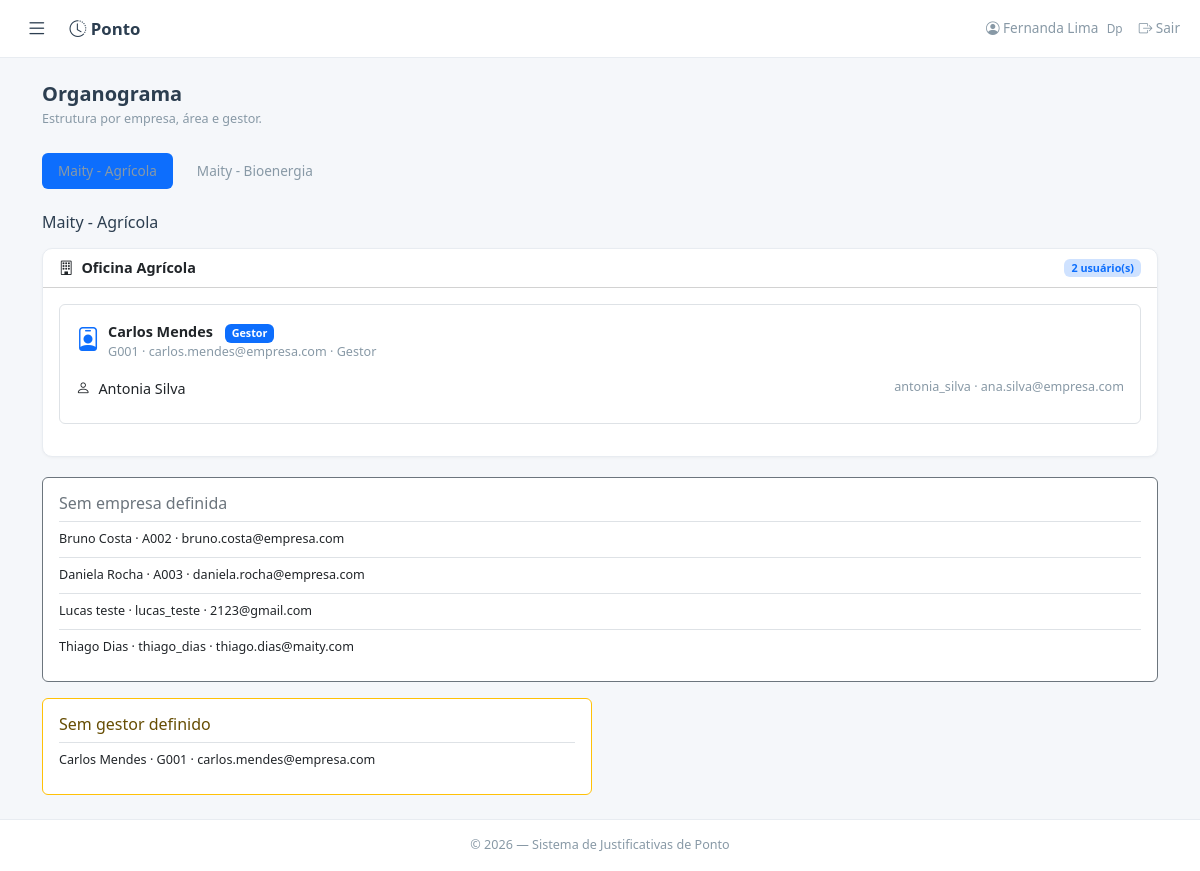
/organograma (signed in), run on the app's committed database.
### models.py (models this page shows)
class Usuario(UserMixin, db.Model):
    __tablename__ = 'usuarios'
    id = db.Column(db.Integer, primary_key=True)
    matricula = db.Column(db.String(20), unique=True, nullable=False)
    nome = db.Column(db.String(100), nullable=False)
    email = db.Column(db.String(120), unique=True, nullable=False)
    senha_hash = db.Column(db.String(256), nullable=False)
    perfil = db.Column(db.String(40), nullable=False)
    gestor_id = db.Column(db.Integer, db.ForeignKey('usuarios.id'), nullable=True)
    area_id = db.Column(db.Integer, db.ForeignKey('areas.id'), nullable=True)
    empresa_id = db.Column(db.Integer, db.ForeignKey('empresas.id'), nullable=True)
    ativo = db.Column(db.Boolean, default=True)
    criado_em = db.Column(db.DateTime, default=lambda: datetime.now(timezone.utc))
    gestor = db.relationship('Usuario', remote_side=[id], backref='subordinados')
    area = db.relationship('Area', backref='usuarios')
    empresa = db.relationship('Empresa', backref='usuarios')
    solicitacoes = db.relationship('Solicitacao', backref='colaborador',
                                   foreign_keys='Solicitacao.colaborador_id', lazy='dynamic')
    def tem_permissao(self, chave):
        if self.perfil == 'ti':
            return True
        return UsuarioPermissao.query.filter_by(usuario_id=self.id, permissao=chave).first() is not None

class Empresa(db.Model):
    __tablename__ = 'empresas'
    id = db.Column(db.Integer, primary_key=True)
    nome = db.Column(db.String(120), unique=True, nullable=False)
    ativo = db.Column(db.Boolean, default=True, nullable=False)
    areas = db.relationship('Area', secondary='area_empresas', back_populates='empresas')

class Area(db.Model):
    __tablename__ = 'areas'
    id = db.Column(db.Integer, primary_key=True)
    nome = db.Column(db.String(100), unique=True, nullable=False)
    ativo = db.Column(db.Boolean, default=True, nullable=False)
    empresas = db.relationship('Empresa', secondary='area_empresas', back_populates='areas')

### app.py (the view)
@app.route('/organograma')
@login_required
@perfil_requerido('dp', 'ti')
def organograma():
    empresas = Empresa.query.filter_by(ativo=True).order_by(Empresa.nome).all()
    empresa_id = request.args.get('empresa_id', type=int)
    empresa = next((item for item in empresas if item.id == empresa_id), None) if empresa_id else None
    empresa = empresa or (empresas[0] if empresas else None)
    usuarios = (Usuario.query.filter_by(ativo=True)
                .options(joinedload(Usuario.empresa), joinedload(Usuario.area), joinedload(Usuario.gestor))
                .order_by(Usuario.nome).all())
    usuarios_empresa = [u for u in usuarios if empresa and u.empresa_id == empresa.id]
    areas = {}
    sem_area = []
    sem_gestor = []
    sem_empresa = [u for u in usuarios if u.empresa_id is None]
    for usuario in usuarios_empresa:
        if usuario.area is None:
            sem_area.append(usuario)
            continue
        area = areas.setdefault(usuario.area.nome, {'gestores': {}, 'usuarios': []})
        area['usuarios'].append(usuario)
        if usuario.gestor_id is None:
            sem_gestor.append(usuario)
        elif usuario.gestor is not None:
            area['gestores'].setdefault(usuario.gestor.id, usuario.gestor)
    estrutura = []
    for nome, dados in sorted(areas.items()):
        gestores = []
        for gestor in sorted(dados['gestores'].values(), key=lambda item: item.nome):
            subordinados = [u for u in dados['usuarios'] if u.gestor_id == gestor.id and u.id != gestor.id]
            gestores.append({'usuario': gestor, 'subordinados': subordinados})
        estrutura.append({'nome': nome, 'gestores': gestores, 'usuarios': dados['usuarios']})
    return render_template('organograma.html', empresas=empresas, empresa=empresa,
                           estrutura=estrutura, sem_area=sem_area,
                           sem_gestor=sem_gestor, sem_empresa=sem_empresa)

### app.py (called while the page is built)
@login_manager.user_loader
def load_user(user_id):
    return db.session.get(Usuario, int(user_id))

@app.context_processor
def inject_now():
    return {'now': datetime.now}

def perfil_requerido(*perfis):
    def decorator(f):
        @wraps(f)
        def wrapper(*args, **kwargs):
            if current_user.perfil not in perfis:
                flash('Acesso não autorizado.', 'danger')
                return redirect(request.referrer or url_for('dashboard'))
            return f(*args, **kwargs)
        return wrapper
    return decorator

### templates/organograma.html (shortened to what this page needs)
{% extends "base.html" %}
{% block content %}
<div class="d-flex justify-content-between align-items-center mb-4">
    <div>
        <h5 class="fw-600 mb-1">Organograma</h5>
        <p class="text-muted small mb-0">Estrutura por empresa, área e gestor.</p>
    </div>
</div>
{% if empresas %}
<ul class="nav nav-pills mb-4 gap-2">
    {% for item in empresas %}
    <li class="nav-item">
        <a class="nav-link {% if empresa and item.id == empresa.id %}active{% endif %}"
           href="{{ url_for('organograma', empresa_id=item.id) }}">{{ item.nome }}</a>
    </li>
    {% endfor %}
</ul>
{% if empresa %}
<h6 class="mb-3">{{ empresa.nome }}</h6>
{% endif %}
{% if estrutura %}
<div class="row g-3">
{% for area in estrutura %}
<div class="col-12">
    <div class="card card-clean">
        <div class="card-header bg-transparent d-flex justify-content-between align-items-center">
            <strong><i class="bi bi-building me-2"></i>{{ area.nome }}</strong>
            <span class="badge bg-primary-subtle text-primary">{{ area.usuarios|length }} usuário(s)</span>
        </div>
        <div class="card-body">
            {% for grupo in area.gestores %}
            <div class="border rounded p-3 mb-3">
                <div class="d-flex align-items-start gap-2 mb-2">
                    <i class="bi bi-person-badge text-primary fs-4"></i>
                    <div>
                        <strong>{{ grupo.usuario.nome }}</strong>
                        <span class="badge bg-primary ms-2">Gestor</span>
                        <div class="small text-muted">{{ grupo.usuario.matricula }} · {{ grupo.usuario.email }} · {{ grupo.usuario.perfil|capitalize }}</div>
                    </div>
                </div>
                {% if grupo.subordinados %}
                <div class="list-group list-group-flush">
                    {% for usuario in grupo.subordinados %}
                    <div class="list-group-item px-0 d-flex justify-content-between">
                        <span><i class="bi bi-person me-2"></i>{{ usuario.nome }}</span>
                        <span class="small text-muted">{{ usuario.matricula }} · {{ usuario.email }}</span>
                    </div>
                    {% endfor %}
                </div>
                {% else %}<div class="small text-muted">Nenhum subordinado vinculado.</div>{% endif %}
            </div>
            {% endfor %}
        </div>
    </div>
</div>
{% endfor %}
</div>
{% else %}<div class="alert alert-info">Nenhum usuário ativo cadastrado nesta empresa.</div>{% endif %}
<div class="row g-3 mt-1">
{% if sem_empresa %}<div class="col-12"><div class="card border-secondary"><div class="card-body"><h6 class="text-secondary">Sem empresa definida</h6>{% for usuario in sem_empresa %}<div class="small border-top py-2">{{ usuario.nome }} · {{ usuario.matricula }} · {{ usuario.email }}</div>{% endfor %}</div></div></div>{% endif %}
{% if sem_gestor %}<div class="col-md-6"><div class="card border-warning"><div class="card-body"><h6 class="text-warning-emphasis">Sem gestor definido</h6>{% for usuario in sem_gestor %}<div class="small border-top py-2">{{ usuario.nome }} · {{ usuario.matricula }} · {{ usuario.email }}</div>{% endfor %}</div></div></div>{% endif %}
</div>
{% else %}<div class="alert alert-info">Nenhuma empresa ativa cadastrada.</div>{% endif %}
{% endblock %}

### templates/base.html (shortened to what this page needs)
<!DOCTYPE html>
<html lang="pt-BR" data-bs-theme="light">
<head>
    <link href="{{ url_for('static', filename='css/bootstrap.min.css') }}" rel="stylesheet">
    <link href="{{ url_for('static', filename='css/bootstrap-icons.min.css') }}" rel="stylesheet">
    <link href="{{ url_for('static', filename='css/style.css') }}" rel="stylesheet">
</head>
<body class="app-layout">
{% if current_user.is_authenticated %}
<header class="topbar"><button class="sidebar-toggle" id="sidebar-toggle" type="button" aria-label="Alternar menu"><i class="bi bi-list"></i></button><a class="navbar-brand" href="{{ url_for('dashboard') }}"><i class="bi bi-clock-history"></i> Ponto</a><span class="topbar-user"><i class="bi bi-person-circle"></i> {{ current_user.nome }} <small>{{ current_user.perfil|capitalize }}</small></span><form method="POST" action="{{ url_for('logout') }}"><input type="hidden" name="csrf_token" value="{{ csrf_token() }}"><button class="nav-link text-danger border-0 bg-transparent" type="submit"><i class="bi bi-box-arrow-right"></i> Sair</button></form></header>
{% endif %}
<div class="toast-container position-fixed top-0 end-0 p-3" style="z-index:9999"></div>
<main class="app-content"><div class="container py-4">{% block content %}{% endblock %}</div></main>
<footer class="app-footer text-center text-muted small py-3">&copy; {{ now().year if now is defined else '2026' }} — Sistema de Justificativas de Ponto</footer>
</body></html>

### static/css/style.css (style rules this page uses)
:root { --color-primary: #3b5998; --color-primary-hover: #2d4373; --color-bg: #f5f7fa; --color-card: #ffffff; --color-border: #e8ecf1; --color-text: #2c3e50; --color-text-muted: #8899a6; --radius: 10px; --shadow-sm: 0 1px 3px rgba(0, 0, 0, 0.04); --shadow-md: 0 4px 16px rgba(0, 0, 0, 0.06); --transition: all 0.2s ease; }
* { box-sizing: border-box; }
body { font-family: 'Segoe UI', -apple-system, BlinkMacSystemFont, Roboto, 'Helvetica Neue', Arial, sans-serif; background-color: var(--color-bg); color: var(--color-text); font-size: 0.9rem; min-height: 100vh; display: flex; flex-direction: column; }
main { flex: 1; }
a { color: var(--color-primary); }
.text-muted { color: var(--color-text-muted) !important; }
.fw-600 { font-weight: 600; }
.app-layout { display:grid; grid-template-columns:240px 1fr; grid-template-rows:58px 1fr auto; min-height:100vh; }
.topbar { grid-column:1/-1; display:flex; align-items:center; gap:1rem; padding:.65rem 1.25rem; background:var(--color-card); border-bottom:1px solid var(--color-border); z-index:10; }
.sidebar-toggle { border:0; background:transparent; font-size:1.35rem; color:var(--color-text); }
.topbar .navbar-brand { color:var(--color-text); text-decoration:none; font-weight:600; }
.topbar-user { margin-left:auto; font-size:.85rem; color:var(--color-text-muted); }
.topbar-user small { margin-left:.3rem; }
.app-content { grid-column:2; min-width:0; }
.app-footer { grid-column:2; }
.app-layout.sidebar-collapsed { grid-template-columns:0 1fr; }
.navbar-brand { font-weight: 600; font-size: 1.05rem; color: var(--color-text) !important; }
.nav-link { font-size: 0.85rem; color: var(--color-text-muted) !important; transition: var(--transition); }
.card-clean { background: var(--color-card); border: 1px solid var(--color-border); border-radius: var(--radius); box-shadow: var(--shadow-sm); transition: var(--transition); }
footer { border-top: 1px solid var(--color-border); background: var(--color-card); }

### data on the page
Usuario: nome "Fernanda Lima", perfil "Dp"
Empresa: nome "Maity - Agrícola"
Empresa: nome "Maity - Bioenergia"
Usuario: nome "Oficina Agrícola", usuarios|length "2", nome "Antonia Silva", matricula "antonia_silva", email "ana.silva@empresa.com"
Usuario: usuario.nome "Carlos Mendes", usuario.matricula "G001", usuario.email "carlos.mendes@empresa.com", usuario.perfil "Gestor", nome "Carlos Mendes", matricula "G001", email "carlos.mendes@empresa.com"
Usuario: nome "Bruno Costa", matricula "A002", email "bruno.costa@empresa.com"
Usuario: nome "Daniela Rocha", matricula "A003", email "daniela.rocha@empresa.com"
Usuario: nome "Lucas teste", matricula "lucas_teste", email "2123@gmail.com"
Usuario: nome "Thiago Dias", matricula "thiago_dias", email "thiago.dias@maity.com"
